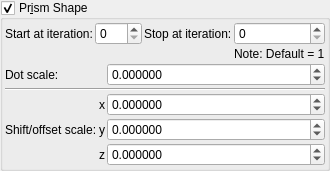
    <widget class="MyGroupBox" name="groupCheck_transf_function_enabledP_false">
     <property name="toolTip">
      <string/>
     </property>
     <property name="title">
      <string>Pr&amp;ism Shape</string>
     </property>
     <property name="checkable">
      <bool>true</bool>
     </property>
     <layout class="QVBoxLayout" name="verticalLayout_36" stretch="0,0">
      <property name="spacing">
       <number>2</number>
      </property>
      <property name="leftMargin">
       <number>2</number>
      </property>
      <property name="topMargin">
       <number>2</number>
      </property>
      <property name="rightMargin">
       <number>2</number>
      </property>
      <property name="bottomMargin">
       <number>2</number>
      </property>
      <item>
       <layout class="QGridLayout" name="gridLayout_76">
        <property name="spacing">
         <number>2</number>
        </property>
        <item row="0" column="2">
         <widget class="QLabel" name="label_48">
          <property name="text">
           <string>Stop at iteration:</string>
          </property>
         </widget>
        </item>
        <item row="0" column="3">
         <widget class="MySpinBox" name="spinboxInt_transf_stop_iterations_P1">
          <property name="sizePolicy">
           <sizepolicy hsizetype="Preferred" vsizetype="Maximum">
            <horstretch>0</horstretch>
            <verstretch>0</verstretch>
           </sizepolicy>
          </property>
          <property name="maximum">
           <number>999</number>
          </property>
         </widget>
        </item>
        <item row="0" column="1">
         <widget class="MySpinBox" name="spinboxInt_transf_start_iterations_P">
          <property name="sizePolicy">
           <sizepolicy hsizetype="Minimum" vsizetype="Maximum">
            <horstretch>0</horstretch>
            <verstretch>0</verstretch>
           </sizepolicy>
          </property>
          <property name="minimum">
           <number>0</number>
          </property>
          <property name="maximum">
           <number>999</number>
          </property>
          <property name="value">
           <number>0</number>
          </property>
         </widget>
        </item>
        <item row="0" column="0">
         <widget class="QLabel" name="label_66">
          <property name="text">
           <string>Start at iteration:</string>
          </property>
         </widget>
        </item>
        <item row="1" column="3">
         <widget class="QLabel" name="label_133">
          <property name="text">
           <string>Note: Default = 1</string>
          </property>
         </widget>
        </item>
       </layout>
      </item>
      <item>
       <layout class="QGridLayout" name="gridLayout_33" columnstretch="0,0,1">
        <property name="spacing">
         <number>2</number>
        </property>
        <item row="1" column="0" colspan="3">
         <widget class="Line" name="line_2">
          <property name="orientation">
           <enum>Qt::Horizontal</enum>
          </property>
         </widget>
        </item>
        <item row="3" column="1">
         <widget class="QLabel" name="label_130">
          <property name="sizePolicy">
           <sizepolicy hsizetype="Preferred" vsizetype="Preferred">
            <horstretch>0</horstretch>
            <verstretch>0</verstretch>
           </sizepolicy>
          </property>
          <property name="text">
           <string notr="true">y</string>
          </property>
          <property name="alignment">
           <set>Qt::AlignRight|Qt::AlignTrailing|Qt::AlignVCenter</set>
          </property>
         </widget>
        </item>
        <item row="4" column="1">
         <widget class="QLabel" name="label_131">
          <property name="sizePolicy">
           <sizepolicy hsizetype="Preferred" vsizetype="Preferred">
            <horstretch>0</horstretch>
            <verstretch>0</verstretch>
           </sizepolicy>
          </property>
          <property name="text">
           <string notr="true">z</string>
          </property>
          <property name="alignment">
           <set>Qt::AlignRight|Qt::AlignTrailing|Qt::AlignVCenter</set>
          </property>
         </widget>
        </item>
        <item row="2" column="1">
         <widget class="QLabel" name="label_129">
          <property name="sizePolicy">
           <sizepolicy hsizetype="Preferred" vsizetype="Preferred">
            <horstretch>0</horstretch>
            <verstretch>0</verstretch>
           </sizepolicy>
          </property>
          <property name="text">
           <string notr="true">x</string>
          </property>
          <property name="alignment">
           <set>Qt::AlignRight|Qt::AlignTrailing|Qt::AlignVCenter</set>
          </property>
         </widget>
        </item>
        <item row="2" column="2">
         <widget class="MyDoubleSpinBox" name="spinbox3_transf_constant_multiplier_000_x">
          <property name="sizePolicy">
           <sizepolicy hsizetype="Minimum" vsizetype="Maximum">
            <horstretch>0</horstretch>
            <verstretch>0</verstretch>
           </sizepolicy>
          </property>
          <property name="prefix">
           <string/>
          </property>
          <property name="suffix">
           <string/>
          </property>
          <property name="decimals">
           <number>6</number>
          </property>
          <property name="minimum">
           <double>-99.989999999999995</double>
          </property>
          <property name="maximum">
           <double>99.989999999999995</double>
          </property>
          <property name="singleStep">
           <double>0.100000000000000</double>
          </property>
         </widget>
        </item>
        <item row="3" column="2">
         <widget class="MyDoubleSpinBox" name="spinbox3_transf_constant_multiplier_000_y">
          <property name="sizePolicy">
           <sizepolicy hsizetype="Minimum" vsizetype="Maximum">
            <horstretch>0</horstretch>
            <verstretch>0</verstretch>
           </sizepolicy>
          </property>
          <property name="prefix">
           <string/>
          </property>
          <property name="suffix">
           <string/>
          </property>
          <property name="decimals">
           <number>6</number>
          </property>
          <property name="minimum">
           <double>-99.989999999999995</double>
          </property>
          <property name="maximum">
           <double>99.989999999999995</double>
          </property>
          <property name="singleStep">
           <double>0.100000000000000</double>
          </property>
         </widget>
        </item>
        <item row="0" column="2">
         <widget class="MyDoubleSpinBox" name="spinbox_transf_scale">
          <property name="sizePolicy">
           <sizepolicy hsizetype="Minimum" vsizetype="Maximum">
            <horstretch>0</horstretch>
            <verstretch>0</verstretch>
           </sizepolicy>
          </property>
          <property name="font">
           <font>
            <weight>50</weight>
            <bold>false</bold>
           </font>
          </property>
          <property name="prefix">
           <string/>
          </property>
          <property name="suffix">
           <string/>
          </property>
          <property name="decimals">
           <number>6</number>
          </property>
          <property name="minimum">
           <double>-99.989999999999995</double>
          </property>
          <property name="maximum">
           <double>99.989999999999995</double>
          </property>
          <property name="singleStep">
           <double>0.100000000000000</double>
          </property>
         </widget>
        </item>
        <item row="4" column="2">
         <widget class="MyDoubleSpinBox" name="spinbox3_transf_constant_multiplier_000_z">
          <property name="sizePolicy">
           <sizepolicy hsizetype="Minimum" vsizetype="Maximum">
            <horstretch>0</horstretch>
            <verstretch>0</verstretch>
           </sizepolicy>
          </property>
          <property name="prefix">
           <string/>
          </property>
          <property name="suffix">
           <string/>
          </property>
          <property name="decimals">
           <number>6</number>
          </property>
          <property name="minimum">
           <double>-99.989999999999995</double>
          </property>
          <property name="maximum">
           <double>99.989999999999995</double>
          </property>
          <property name="singleStep">
           <double>0.100000000000000</double>
          </property>
         </widget>
        </item>
        <item row="0" column="0">
         <widget class="QLabel" name="label_177">
          <property name="text">
           <string>Dot scale:</string>
          </property>
         </widget>
        </item>
        <item row="3" column="0">
         <widget class="QLabel" name="label_174">
          <property name="text">
           <string>Shift/offset scale:</string>
          </property>
         </widget>
        </item>
       </layout>
      </item>
     </layout>
    </widget>
